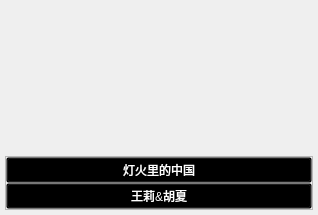
<?xml version="1.0" encoding="UTF-8"?>
<ui version="4.0">
 <class>VideoItem</class>
 <widget class="QWidget" name="VideoItem">
  <property name="geometry">
   <rect>
    <x>0</x>
    <y>0</y>
    <width>318</width>
    <height>213</height>
   </rect>
  </property>
  <property name="minimumSize">
   <size>
    <width>0</width>
    <height>0</height>
   </size>
  </property>
  <property name="windowTitle">
   <string>Form</string>
  </property>
  <layout class="QVBoxLayout" name="verticalLayout_4">
   <property name="spacing">
    <number>0</number>
   </property>
   <property name="leftMargin">
    <number>5</number>
   </property>
   <property name="topMargin">
    <number>5</number>
   </property>
   <property name="rightMargin">
    <number>5</number>
   </property>
   <property name="bottomMargin">
    <number>5</number>
   </property>
   <item>
    <layout class="QVBoxLayout" name="verticalLayout_3" stretch="6,4">
     <property name="spacing">
      <number>6</number>
     </property>
     <item>
      <widget class="CusLabel2" name="label_mvPic">
       <property name="minimumSize">
        <size>
         <width>0</width>
         <height>145</height>
        </size>
       </property>
       <property name="styleSheet">
        <string notr="true">QLabel
{
border-image: url(:/images/videosmv/mvsort/music0.png);
border-radius: 10px;
}</string>
       </property>
       <property name="text">
        <string/>
       </property>
      </widget>
     </item>
     <item>
      <widget class="QFrame" name="frame">
       <property name="maximumSize">
        <size>
         <width>16777215</width>
         <height>56</height>
        </size>
       </property>
       <property name="frameShape">
        <enum>QFrame::StyledPanel</enum>
       </property>
       <property name="frameShadow">
        <enum>QFrame::Raised</enum>
       </property>
       <layout class="QVBoxLayout" name="verticalLayout_2">
        <property name="spacing">
         <number>0</number>
        </property>
        <property name="leftMargin">
         <number>0</number>
        </property>
        <property name="topMargin">
         <number>0</number>
        </property>
        <property name="rightMargin">
         <number>0</number>
        </property>
        <property name="bottomMargin">
         <number>0</number>
        </property>
        <item>
         <layout class="QVBoxLayout" name="verticalLayout">
          <property name="spacing">
           <number>0</number>
          </property>
          <item>
           <widget class="QPushButton" name="pushButton_name">
            <property name="minimumSize">
             <size>
              <width>0</width>
              <height>26</height>
             </size>
            </property>
            <property name="styleSheet">
             <string notr="true">QPushButton
{
color: white;
background-color: transparent;
}

QPushButton:hover
{
color: #3981bf;
background-color: transparent;
}</string>
            </property>
            <property name="text">
             <string>灯火里的中国</string>
            </property>
           </widget>
          </item>
          <item>
           <widget class="QPushButton" name="pushButton_author">
            <property name="minimumSize">
             <size>
              <width>0</width>
              <height>26</height>
             </size>
            </property>
            <property name="styleSheet">
             <string notr="true">QPushButton
{
color: white;
background-color: transparent;
}

QPushButton:hover
{
color: #3981bf;
background-color: transparent;
}</string>
            </property>
            <property name="text">
             <string>王莉&amp;&amp;胡夏</string>
            </property>
           </widget>
          </item>
         </layout>
        </item>
       </layout>
      </widget>
     </item>
    </layout>
   </item>
  </layout>
 </widget>
 <customwidgets>
  <customwidget>
   <class>CusLabel2</class>
   <extends>QLabel</extends>
   <header>mainwidget/CusLabel2.h</header>
  </customwidget>
 </customwidgets>
 <resources/>
 <connections/>
</ui>
